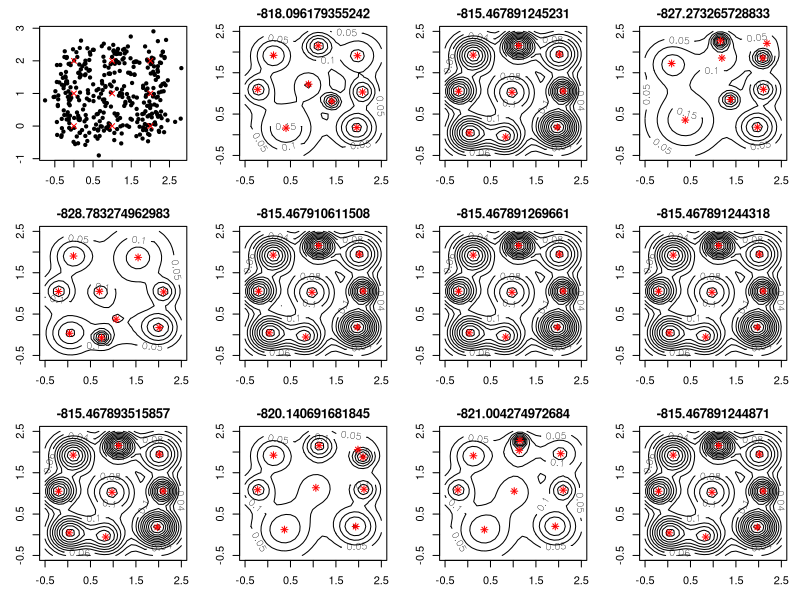
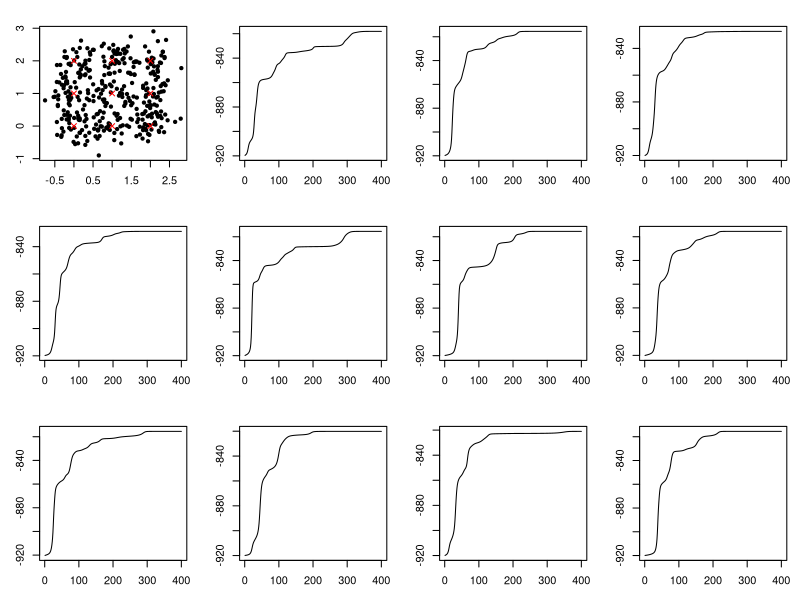

Write R code to recreate these figures, in order.
# 16 Expectation Maximization

set.seed(10)
randn = function(...){array(rnorm(prod(...)),dim=list(...))}
rand = function(...){array(runif(prod(...)),dim=list(...))}
zeros = function(...){array(0,dim=list(...))}
ones = function(...){array(1,dim=list(...))}
mod = function(a,b){a%%b}

#%%%%%%%%%%%%%%%%%%%%%%%%%%%%%%%%%%%%%%%%%%%%%%%%%%%%%%%%%%%%%%%%%%%%%%%%%%%%
K=9              #%% Components of learning clusters
#%%%%%%%%%%%%%%%%%%%%%%%%%%%%%%%%%%%%%%%%%%%%%%%%%%%%%%%%%%%%%%%%%%%%%%%
N=360            #%% Number of samples
D=2              #%% Dimension
CYCLE=400
#%%%%%%%%%%%%%%%%%%%%%%%%%%%%%%%%%%%%%%%%%%%%%%%%%%%%%%
gauss2d=function(x1,x2,b1,b2,s2){exp(-((x1-b1)^2+(x2-b2)^2)/(2*s2))/(2*pi*s2)}
#%%%%%%%%%%%%%%%%%%%%%%%%%%%%%% make samples %%%%%%%%%%%%%%%%%%%%%%%%%%%
mk0=zeros(D,9)
for(j in 1:9){
  mk0[1,j]=floor((j-1)/3)
  mk0[2,j]=mod(j-1,3)
}
xdata=zeros(D,N)
for(i in 1:N){
  xdata[,i]=0.3*randn(2,1)+mk0[,mod(i-1,9)+1]
}
#xdata=2*rand(D,N)
#%%%%%%%%%%%%%%%%%%%%%%%%%%%%%%%%%%%%%%%%%%%%%%%%%%%%%%%%%%%%%%
tstart <- proc.time()
result=list()
for(ttt in 1:11){
  #%%%%%%%%% Initialize
  ak=1/K*ones(K)
  mk=rowMeans(xdata)+0.2*randn(2,K)
  s2=(var(xdata[1,])+var(xdata[2,]))/2*ones(K)
  an=zeros(K)
  mn=zeros(D,K)
  s2n=zeros(K)
  r=zeros(K,N)
  lk=zeros(CYCLE)
  #%%%%%%%%% Recursive EM Start
  for(cycle in 1:CYCLE){
    for(i in 1:N){
      rho=ak*gauss2d(xdata[1,i],xdata[2,i],mk[1,],mk[2,],s2)
      r[,i]=rho/sum(rho)
    }
    for(k in 1:K){
      nk=sum(r[k,])
      an[k]=nk/N
      mn[,k]=(xdata%*%r[k,])/nk
      s2n[k]=sum(r[k,]*((xdata[1,]-mk[1,k])^2+(xdata[2,]-mk[2,k])^2))/(D*nk)
    }
    ak=an
    mk=mn
    s2=s2n
    pd = outer(1:K,1:N,function(k,i){
      ak[k]*gauss2d(xdata[1,i],xdata[2,i],mk[1,k],mk[2,k],s2[k])
    })
    lk[cycle]=sum(log(colSums(pd)))
  }
  result=c(result,list(list(ak=ak,mk=mk,s2=s2,loglike=lk)))
}
proc.time() - tstart   # 38sec
#%%%%%%%%%%%%%%%%%%%%%% plot results %%%%%%%%%%%%%%%%%%%%%%%%%%%%%%%%%%
par(mfrow = c(3,4))
par(mar = c(3, 3, 2, 1))
plot(xdata[1,],xdata[2,],type="p",pch=20)
lines(mk0[1,],mk0[2,],type="p",col="red",pch=4)
xd=seq(from=-0.5,to=2.5,by=0.1)
yd=seq(from=-0.5,to=2.5,by=0.1)
for(rt in result){
  zd=outer(xd,yd,function(x,y){
    z=0
    for(k in 1:K){
      z=z+rt$ak[k]*gauss2d(x,y,rt$mk[1,k],rt$mk[2,k],rt$s2[k])
    }
    return(z)
  })
  contour(xd,yd,zd,main=rt$loglike[CYCLE])
  lines(rt$mk[1,],rt$mk[2,],type="p",col="red",pch=8)
}
getGraphicsEvent(prompt="Waiting for input", onMouseDown=function(buttons,x,y){"ok"})
#%%%%%%%%%%%%%%%%%%%%%% plot loglike %%%%%%%%%%%%%%%%%%%%%%%%%%%%%%%%%%
par(mfrow = c(3,4))
par(mar = c(3, 3, 2, 1))
plot(xdata[1,],xdata[2,],type="p",pch=20)
lines(mk0[1,],mk0[2,],type="p",col="red",pch=4)
for(rt in result){
  plot(rt$loglike,type="l",ylab="",main="")
}
lapply(result,function(x){x$loglike[CYCLE]})
lapply(result,function(x){sort(x$ak)})
